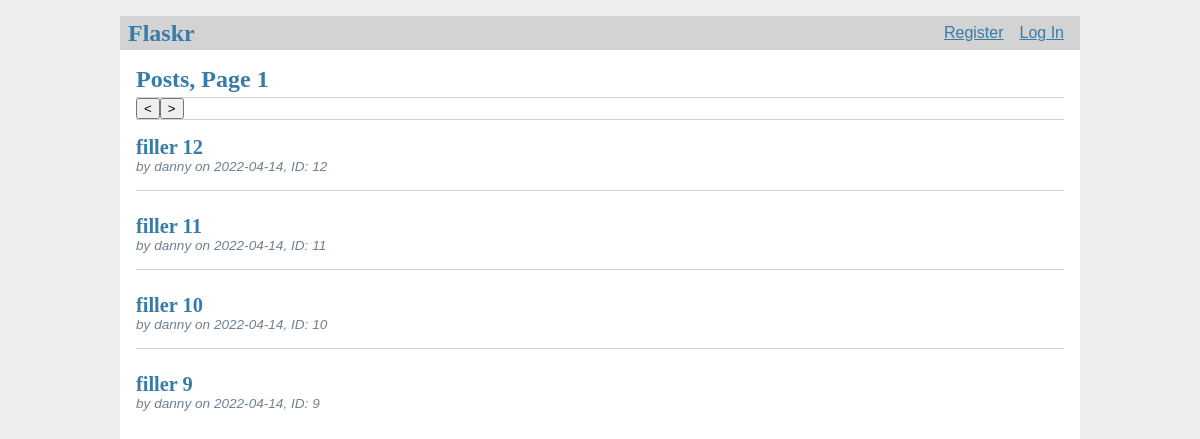
The page / on the database its author committed.
### tables this page shows
CREATE TABLE post (
  id INTEGER PRIMARY KEY AUTOINCREMENT,
  author_id INTEGER NOT NULL,
  created TIMESTAMP NOT NULL DEFAULT CURRENT_TIMESTAMP,
  title TEXT NOT NULL,
  body TEXT NOT NULL,
  FOREIGN KEY (author_id) REFERENCES user (id)
);

CREATE TABLE user (
  id INTEGER PRIMARY KEY AUTOINCREMENT,
  username TEXT UNIQUE NOT NULL,
  password TEXT NOT NULL
);

### flaskr/blog.py (the view)
@bp.route('/')
def index():
    db = get_db()
    posts = db.execute(
        'SELECT p.id, title, body, created, author_id, username'
        ' FROM post p JOIN user u ON p.author_id = u.id'
        ' ORDER BY created DESC'
    ).fetchall()
    page = session.get('pageNum')
    if page is None:
        page = 0
        session['pageNum'] = 0
    pageNum= page
    return render_template('blog/index.html', postsPerPage=postsPerPage, posts=posts, pageNum=pageNum)

### flaskr/auth.py (called while the page is built)
@bp.before_app_request
def load_logged_in_user():
    user_id = session.get('user_id')
    if user_id is None:
        g.user = None
    else:
        g.user = get_db().execute(
            'SELECT * FROM user WHERE id = ?', (user_id,)
        ).fetchone()

### flaskr/db.py (called while the page is built)
def get_db():
    if 'db' not in g:
        g.db = sqlite3.connect(
            current_app.config['DATABASE'],
            detect_types=sqlite3.PARSE_DECLTYPES
        )
        g.db.row_factory = sqlite3.Row
    return g.db

### flaskr/templates/blog/index.html (shortened to what this page needs)
{% extends 'base.html' %}
{% block header %}
  <h1>{% block title %}Posts, Page {{pageNum + 1}}{% endblock %}</h1>
{% endblock %}
{% block subheader %}
<a href="/left"> <button id="pageLeft"> &lt </button> </a>
<a href="/right"> <button id="pageRight"> &gt </button> </a>
{% endblock %}
{% block content %}
  {% for i in range(4) %}
    {% set post = posts[i + pageNum*4] %}
    <article class="post">
      <header>
        <div>
          <h1>{{ post['title'] }}</h1>
          <div class="about">
          by {{ post['username'] }} on {{ post['created'].strftime('%Y-%m-%d') }}, ID: {{ post['id'] }}
          </div>
        </div>
      </header>
    </article>
    {% if not loop.last %}
      <hr>
    {% endif %}
  {% endfor %}
{% endblock %}

### flaskr/templates/base.html (shortened to what this page needs)
<!doctype html>
<link rel="stylesheet" href="{{ url_for('static', filename='style.css') }}">
<nav>
  <h1>Flaskr</h1>
  <ul>
    {% if g.user %}
      <li><span>{{ g.user['username'] }}</span>
      <li><a href="{{ url_for('auth.logout') }}">Log Out</a>
    {% else %}
      <li><a href="{{ url_for('auth.register') }}">Register</a>
      <li><a href="{{ url_for('auth.login') }}">Log In</a>
    {% endif %}
  </ul>
</nav>
<section class="content">
  <header>
    {% block header %}{% endblock %}
  </header>
  <header>
    {% block subheader %}{% endblock %}
  </header>
  {% block content %}{% endblock %}
</section>

### flaskr/static/style.css (style rules this page uses)
h1, h2, h3, h4, h5, h6 { font-family: serif; color: #377ba8; margin: 1rem 0; }
a { color: #377ba8; }
hr { border: none; border-top: 1px solid lightgray; }
nav { background: lightgray; display: flex; align-items: center; padding: 0 0.5rem; }
nav h1 { flex: auto; margin: 0; }
nav ul { display: flex; list-style: none; margin: 0; padding: 0; }
nav ul li a, nav ul li span, header .action { display: block; padding: 0.5rem; }
.content { padding: 0 1rem 1rem; }
.content > header { border-bottom: 1px solid lightgray; display: flex; align-items: flex-end; }
.content > header h1 { flex: auto; margin: 1rem 0 0.25rem 0; }
.post > header { display: flex; align-items: flex-end; font-size: 0.85em; }
.post > header > div:first-of-type { flex: auto; }
.post > header h1 { font-size: 1.5em; margin-bottom: 0; }
.post .about { color: slategray; font-style: italic; }
.content:last-child { margin-bottom: 0; }

### rows shown on the page
post: title "filler 12", created "2022-04-14", id "12"
user: username "danny" "danny" "danny" "danny"
post: title "filler 11", created "2022-04-14", id "11"
post: title "filler 10", created "2022-04-14", id "10"
post: title "filler 9", created "2022-04-14", id "9"

### other values the page prints
{{ pageNum + 1 }} "1"
